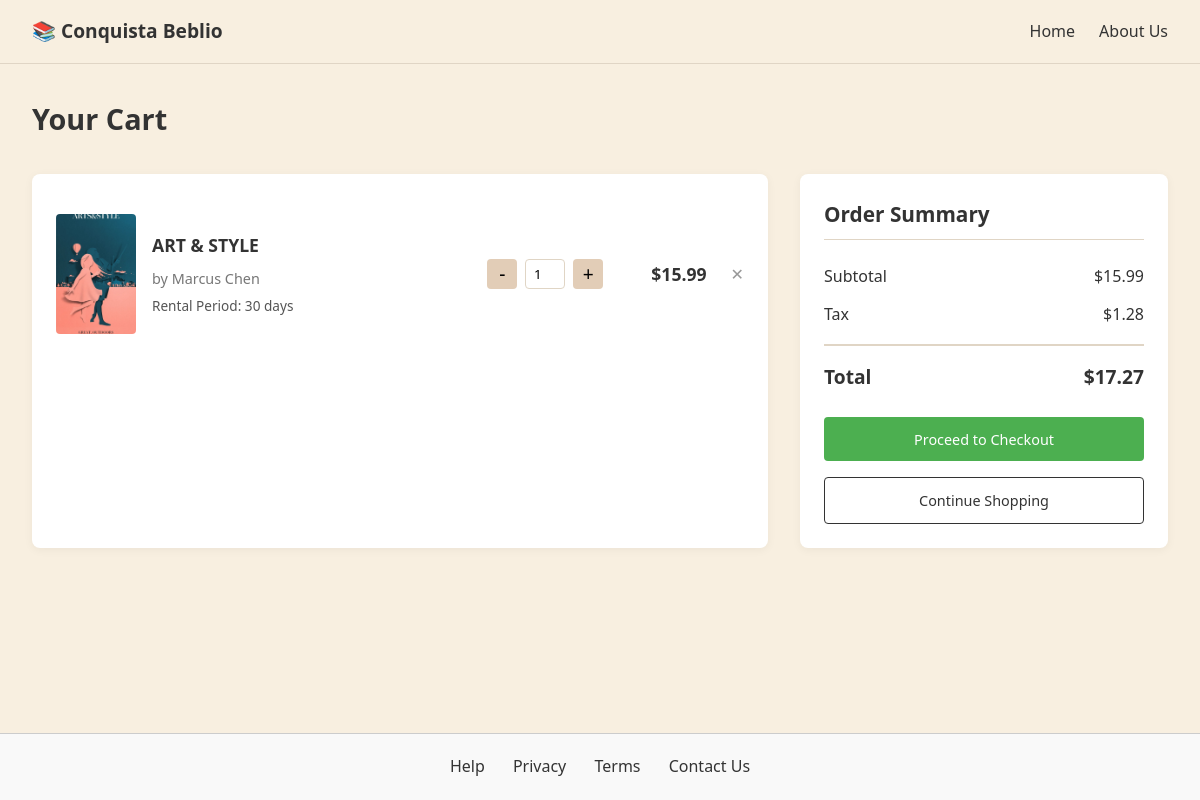
Before: /cart/ (signed in) with the older database file.
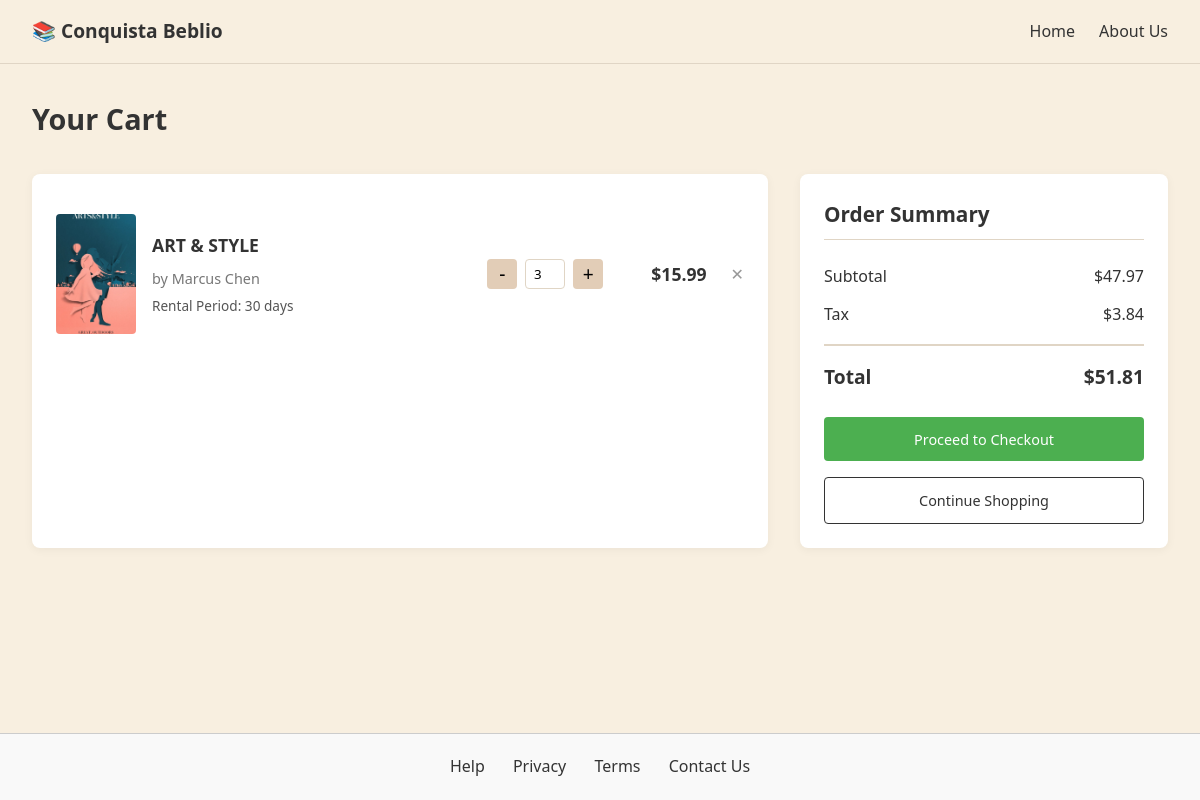
After: the same page with the newer database file.
### beblio/models.py (models this page shows, shortened)
class Cart(models.Model):
    user = models.ForeignKey(User, on_delete=models.CASCADE)
    book = models.ForeignKey(Book, on_delete=models.CASCADE)
    quantity = models.IntegerField(default=1)

class Book(models.Model):
    title = models.CharField(max_length=200, null=True)
    author = models.CharField(max_length=100)
    isbn = models.CharField(max_length=13, unique=True)
    pages = models.IntegerField()
    cover_image = models.URLField(blank=True, null=True)
    language = models.CharField(max_length=30)
    tags = models.ManyToManyField('tags', blank=True)
    description = models.TextField(blank=True, null=True)
    rating = models.DecimalField(max_digits=3, decimal_places=2, blank=True, null=True)
    publisher = models.CharField(max_length=100, blank=True, null=True)
    published_date = models.DateField(blank=True, null=True)
    in_stock = models.BooleanField(default=True)
    review = models.ManyToManyField('review', blank=True)
    quote = models.TextField(blank=True, null=True)
    genre = models.TextField(blank=True, null=True)
    price = models.FloatField(blank=True, null=True)

### beblio/views.py (the view)
# urls.py: path('cart/', views.cart, name='cart'),
@csrf_exempt
def cart(request):
    user_id = request.session.get('user_id')
    if not user_id:
        return render(request, 'beblio/Cart.html')
    try:
        user = User.objects.get(user_id=user_id)
        cart_items = Cart.objects.filter(user=user).select_related('book')
        subtotal = sum(Decimal(str(item.book.price or 0)) * Decimal(str(item.quantity)) for item in cart_items)
        tax = subtotal * Decimal(str(TAX_RATE))
        total = subtotal + tax
        context = {
            'cart_items': cart_items,
            'subtotal': subtotal,
            'tax': tax,
            'total': total,
        }
        return render(request, 'beblio/Cart.html', context)
    except User.DoesNotExist:
        return render(request, 'beblio/Cart.html')
    except Exception as e:
        print(f"Error loading cart: {str(e)}")
        return render(request, 'beblio/Cart.html', {'error': str(e)})

### templates/beblio/Cart.html (shortened to what this page needs)
{% load static %}
<!DOCTYPE html>
<html lang="en">
<head>
    <link rel="stylesheet" href="{% static 'css/cart.css' %}">
    <link rel="stylesheet" href="{% static 'css/cart-icon.css' %}">
</head>
<body>
    <header>
        <div class="logo">📚 Conquista Beblio</div>
        <nav>
            <ul>
                <li><a href="{% url 'index' %}">Home</a></li>
                <li><a href="{% url 'aboutUs' %}">About Us</a></li>
            </ul>
        </nav>
    </header>
    <main>
        <div class="container">
            <h1>Your Cart</h1>
            <div class="cart-container">
                <div class="cart-items">
                    {% if cart_items and cart_items|length > 0 %}
                        {% for item in cart_items %}
                        <div class="cart-item" data-id="{{ item.id }}">
                            <div class="book-cover">
                                <img src="{% static 'images/bookList/' %}{{ item.book.cover_image|default:'placeholder.jpg' }}" alt="{{ item.book.title }}">
                            </div>
                            <div class="book-info">
                                <h3>{{ item.book.title }}</h3>
                                <p class="author">by {{ item.book.author }}</p>
                                <p class="rental-period">Rental Period: 30 days</p>
                            </div>
                            <div class="quantity-control">
                                <button class="quantity-btn minus">-</button>
                                <input type="number" value="{{ item.quantity }}" min="1" class="quantity-input">
                                <button class="quantity-btn plus">+</button>
                            </div>
                            <div class="book-price">${{ item.book.price|floatformat:2 }}</div>
                            <button class="remove-btn">✕</button>
                        </div>
                        {% endfor %}
                    {% else %}
                        <div class="empty-cart-message">Your cart is empty</div>
                    {% endif %}
                </div>
                <div class="cart-summary">
                    <h2 class="section-title">Order Summary</h2>
                    <div class="price-summary">
                        <div class="price-row">
                            <span>Subtotal</span>
                            <span>${{ subtotal|default:'0.00'|floatformat:2 }}</span>
                        </div>
                        <div class="price-row">
                            <span>Tax</span>
                            <span>${{ tax|default:'0.00'|floatformat:2 }}</span>
                        </div>
                        <div class="price-total">
                            <span>Total</span>
                            <span>${{ total|default:'0.00'|floatformat:2 }}</span>
                        </div>
                    </div>
                    <button class="btn btn-primary checkout-btn" {% if not cart_items %}disabled{% endif %}>Proceed to Checkout</button>
                    {% url 'book_list' as book_list_url %}
                    <button class="btn btn-outline continue-btn" onclick="window.location.href='{{ book_list_url }}'">Continue Shopping</button>
                </div>
            </div>
        </div>
    </main>
    <footer class="footer">
        <div>
          <a href="{% url 'help' %}">Help</a>
          <a href="{% url 'privacyPolicy' %}">Privacy</a>
          <a href="{% url 'termsOfUse' %}">Terms</a>
          <a href="{% url 'contactUs' %}">Contact Us</a>
        </div>
    </footer>
</body>
</html>

Changed rows visible on the page:
changed Cart "ART & STYLE": quantity "1" → "3"
Other visible differences:
{{ subtotal|default:'0.00'|floatformat:2 }}: "15.99" → "47.97"
{{ tax|default:'0.00'|floatformat:2 }}: "1.28" → "3.84"
{{ total|default:'0.00'|floatformat:2 }}: "17.27" → "51.81"
